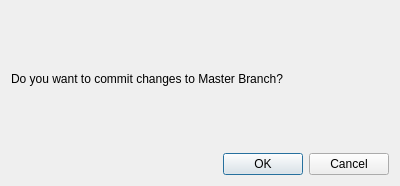
<?xml version="1.0" encoding="UTF-8"?>
<ui version="4.0">
 <class>CommitDialog</class>
 <widget class="QDialog" name="CommitDialog">
  <property name="geometry">
   <rect>
    <x>0</x>
    <y>0</y>
    <width>400</width>
    <height>186</height>
   </rect>
  </property>
  <property name="windowTitle">
   <string>Dialog</string>
  </property>
  <layout class="QVBoxLayout" name="verticalLayout">
   <item>
    <widget class="QLabel" name="label">
     <property name="text">
      <string>Do you want to commit changes to Master Branch?</string>
     </property>
    </widget>
   </item>
   <item>
    <widget class="QDialogButtonBox" name="buttonBox">
     <property name="orientation">
      <enum>Qt::Horizontal</enum>
     </property>
     <property name="standardButtons">
      <set>QDialogButtonBox::Cancel|QDialogButtonBox::Ok</set>
     </property>
    </widget>
   </item>
  </layout>
 </widget>
 <resources/>
 <connections>
  <connection>
   <sender>buttonBox</sender>
   <signal>accepted()</signal>
   <receiver>CommitDialog</receiver>
   <slot>accept()</slot>
   <hints>
    <hint type="sourcelabel">
     <x>248</x>
     <y>254</y>
    </hint>
    <hint type="destinationlabel">
     <x>157</x>
     <y>274</y>
    </hint>
   </hints>
  </connection>
  <connection>
   <sender>buttonBox</sender>
   <signal>rejected()</signal>
   <receiver>CommitDialog</receiver>
   <slot>reject()</slot>
   <hints>
    <hint type="sourcelabel">
     <x>316</x>
     <y>260</y>
    </hint>
    <hint type="destinationlabel">
     <x>286</x>
     <y>274</y>
    </hint>
   </hints>
  </connection>
 </connections>
</ui>
